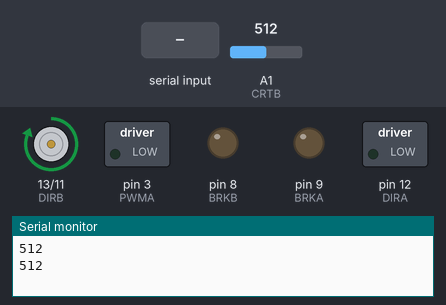
Bench run of a sketch on a simulated Arduino Uno, built with avr-gcc and run on an emulated ATmega328P. Shown: direction and speed pins drawn as motors (green arrow = direction pin HIGH = forward, orange = LOW = backward, longer = more drive), switched loads named in the sketch (green lamp = pin HIGH), output pins drawn as LEDs (lit = HIGH), the last lines printed to the serial monitor. The test bench sets the inputs (shaded band); at power-on: A1 (CRTB) = 512.

Above: at 1.2 s.
1.3 s: "y" received over Serial
At 3.0 s:
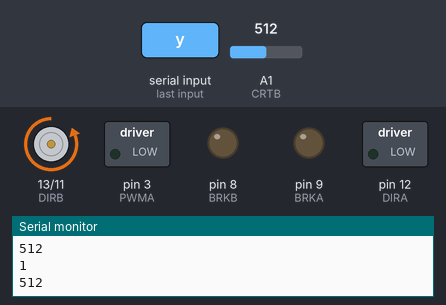
3.5 s: "n" received over Serial
At 4.6 s:
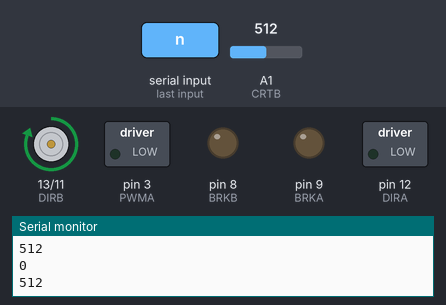
Timing chart, 0 to 6.5 s (numbered marks = the images above; inputs shaded):
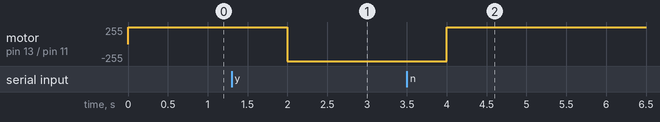

Measured:
- after the input at 1.3 s, motor on pin 13 (DIRB) / pin 11 (PWMB): forward 255/255 → backward 255/255 after 0.70 s
- after the input at 3.5 s, motor on pin 13 (DIRB) / pin 11 (PWMB): backward 255/255 → forward 255/255 after 0.50 s

The sketch:

shuttermark1.ino
```cpp
int incomingByte = 0;
int motorstate = 0;

// Pin Assignments //
// Don't change these! These pins are statically defined by shield layout
const byte PWMA = 3;  // PWM control (speed) for motor A
const byte PWMB = 11; // PWM control (speed) for motor B
const byte DIRA = 12; // Direction control for motor A
const byte DIRB = 13; // Direction control for motor B
const byte BRKA = 9;  // Break control for motor A
const byte BRKB = 8;  // Break control for motor B
const byte CRTA = 0;  // Current sensing for motor A
const byte CRTB = 1;  // Current sensing for motor B

// Clockwise and counter-clockwise definitions.
// Depending on how you wired your motors, you may need to swap.
#define CW  0
#define CCW 1

// Motor definitions to make life easier:
#define MOTOR_A 0
#define MOTOR_B 1

void setup(){
  Serial.begin(9600);\
  setupArdumoto();
}

void loop(){
  if(Serial.available()>0){
    incomingByte = Serial.read();
    if(incomingByte == 121){
      motorstate = 1;
    }
    if(incomingByte == 110){
      motorstate = 0;
    }
    Serial.println(motorstate);
  }
  Serial.println(analogRead(CRTB));

  if(motorstate==1){
    driveArdumoto(MOTOR_B,CW,255);
  }
  if(motorstate==0){
    driveArdumoto(MOTOR_B,CCW,255);
  }

  delay(1000);


}

void driveArdumoto(byte motor, byte dir, byte spd)
{
  if (motor == MOTOR_A)
  {
    digitalWrite(DIRA, dir);
    analogWrite(PWMA, spd);
  }
  else if (motor == MOTOR_B)
  {
    digitalWrite(DIRB, dir);
    analogWrite(PWMB, spd);
  }
}

void stopArdumoto(byte motor)
{
  driveArdumoto(motor, 0, 0);
}

void breakArdumoto(byte motor)
{
  if (motor == MOTOR_A)
  {
    stopArdumoto(motor);
    digitalWrite(BRKA, 1);
  }
  else if (motor == MOTOR_B)
  {
    stopArdumoto(motor);
    digitalWrite(BRKB, 1);
  }
}

void setupArdumoto()
{
  // All pins should be setup as outputs:
  pinMode(PWMA, OUTPUT);
  pinMode(PWMB, OUTPUT);
  pinMode(DIRA, OUTPUT);
  pinMode(DIRB, OUTPUT);
  pinMode(BRKA, OUTPUT);
  pinMode(BRKB, OUTPUT);

  // Initialize all pins as low:
  digitalWrite(PWMA, LOW);
  digitalWrite(PWMB, LOW);
  digitalWrite(DIRA, LOW);
  digitalWrite(DIRB, LOW);
  digitalWrite(BRKA, LOW);
  digitalWrite(BRKB, LOW);
}
```
